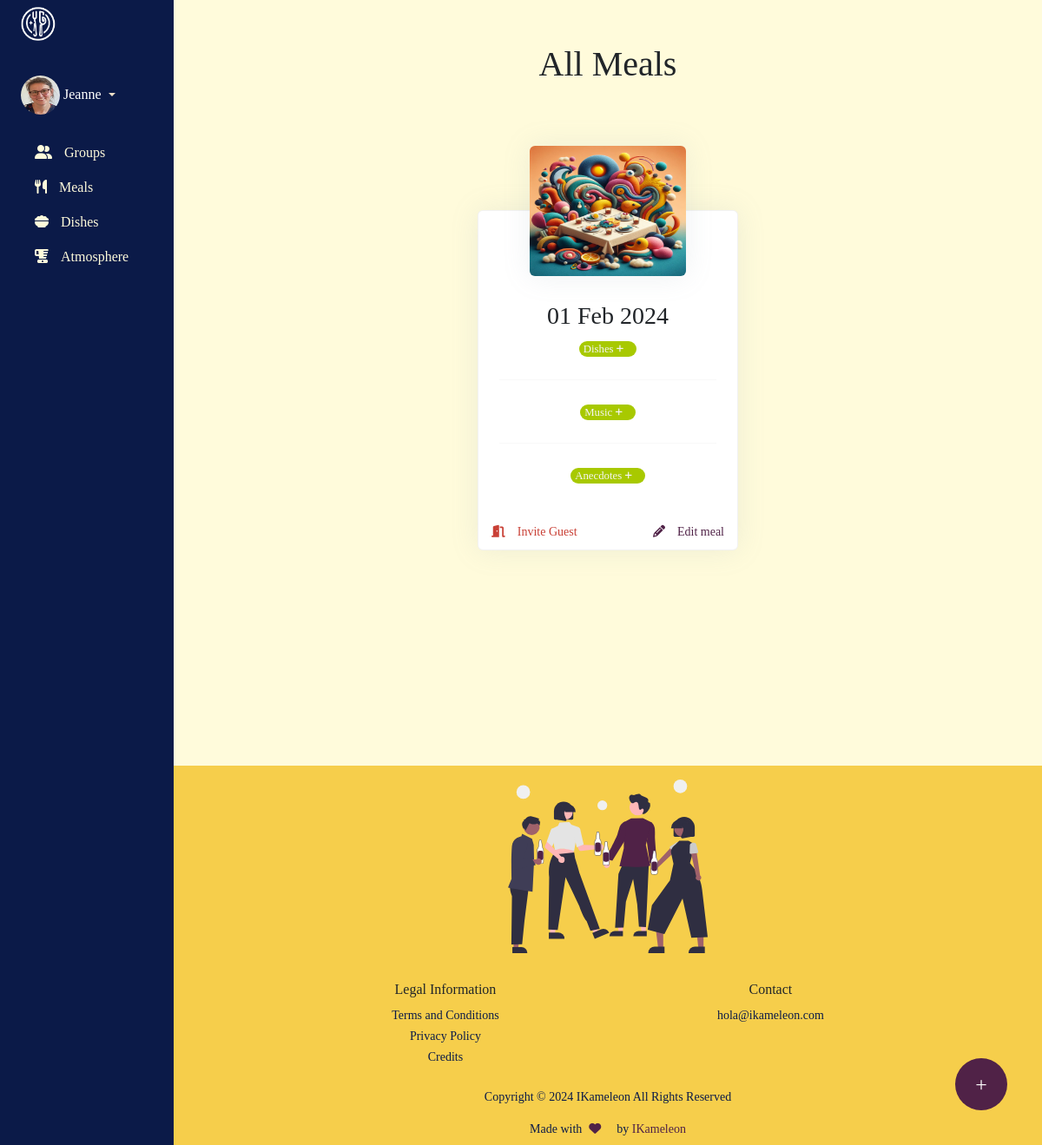
Page /en/meals/all-meals (signed in) on the committed database.
### users/models.py (models this page shows, shortened)
class CustomUser(AbstractUser):
    AVATAR = (
        ('1', '1'),
        ('2', '2'),
        ('3', '3'),
        ('4', '4'),
        ('5', '5'),
        ('6', '6'),
        ('7', '7'),
        ('8', '8'),
        ('9', '9'),
    )
    id = models.UUIDField(default = uuid4, editable = False, primary_key=True)
    email = models.EmailField(unique=True)
    is_mail_visible = models.BooleanField(default=False)
    is_name_visible = models.BooleanField(default=False)
    pseudo = models.CharField(max_length=255, null=False, blank="False", default="Anonymous")
    avatar_color = models.CharField(max_length=255, default="#ec6a52", null=True)
    bio = models.CharField(max_length=500, null=True, blank="True")
    profile_pic = models.ImageField(blank=True, null=True, upload_to=path_and_rename)
    is_rgpd = models.BooleanField(default=False)
    email_is_verified = models.BooleanField(default=False)
    is_guest = models.BooleanField(default=False)
    slug = models.SlugField(max_length=255, unique= True, default=None, null=True)
    created_at = models.DateTimeField(auto_now_add=True)
    updated_at = models.DateTimeField(auto_now=True)

### meals/models.py (models this page shows, shortened)
class Meal(models.Model):
    id = models.UUIDField(default = uuid4, editable = False, primary_key=True)
    dishes=models.ManyToManyField(Dish, blank=True, related_name="meals")
    picture=models.ImageField(upload_to=path_and_rename_meal, blank=True, null=True)
    eaten_at=models.DateField(blank=True, null=True)
    created_at=models.DateTimeField(auto_now_add=True)
    updated_at=models.DateTimeField(auto_now=True)
    slug = models.SlugField(max_length=255, unique= True, default=None, null=True)
    group = models.ForeignKey(CustomGroup, on_delete=models.CASCADE, related_name="meals")
    guests = models.ManyToManyField(User, blank=True, related_name="guest_meals")

### meals/views.py (the view)
# urls.py: path(_('all-meals'), all_meals, name="all-meals"),
@login_required
def all_meals(request):
    group = get_groups(request.user)
    if group is None:
        return redirect('all-groups')
    else:
        groups = CustomGroup.objects.filter(members__id__contains=request.user.id)
        for group in groups:
            meals = Meal.objects.filter(group__members__id__contains = request.user.id).distinct()
            meals = meals.order_by('-eaten_at')
            for meal in meals:
                musics = meal.meal_musics.all()
                print(musics)
        context={
            'meals':meals,
            'groups':groups,
        }
        return render(request, "meals/all-meals.html", context=context )

### dashboard/context_processors.py (called while the page is built)
def get_groups(request):
    if request.user.is_authenticated:
        groups = CustomGroup.objects.filter(members__id__contains=request.user.id)
        nb_of_groups = len(groups)
        if nb_of_groups == 0:
            groups = None
        elif nb_of_groups >= 1:
            groups = groups
        context = {'groups': groups}
    else:
        groups = None
        context = {'groups':groups}
    return context

### meals/views.py (called while the page is built)
def get_groups(user):
    groups = CustomGroup.objects.filter(members__id__contains=user.id)
    nb_of_groups = len(groups)
    if nb_of_groups == 0:
        group = None
    elif nb_of_groups >= 1:
        group = groups
    return group

### meals/templates/meals/all-meals.html (shortened to what this page needs)
{% extends "dashboard/base.html" %}
{% load i18n static %}
{% block content %}
<h1 class=" mb-5 text-center">
{% if group.name %}
  {% trans "Meals with" %} {{group.name}}
{% else %}
  {% trans 'All Meals' %}
{% endif %}
</h1>
{% if meals %}
<div class="d-flex mt-5 pt-5 justify-content-center flex-wrap ">
  {% for meal in meals %}
    <div class="card card-recipe shadow mx-2">
      <div class="row justify-content-center">
        <div class="col-lg-3 order-lg-2">
          <div class="card-recipe-image">
            {% if meal.picture %}
              <img src="{{ meal.picture.url }}">
            {% else %}
              <img src="{% static 'assets/img/illustrations/meal_default.jpeg' %}" alt="Meal picture"  >
            {% endif %}
          </div>
        </div>
      </div>
      <div class="card-body pt-0 pt-md-4">
        <div class="text-center">
          <h3>
            {{meal.eaten_at|date:"d M Y"}}
          </h3>
          <a href="{% url 'add-existing-dish' meal.slug%}" class="card-recipe-btn-small">{% trans 'Dishes' %} </a>
          <hr class="my-4">
          <a href="{% url 'add-music' meal.slug%}" class="card-recipe-btn-small">{% trans 'Music' %} </a>
          <hr class="my-4">
          <a href="{% url 'add-anecdote' meal.slug%}" class="card-recipe-btn-small">{% trans 'Anecdotes' %} </a>
        </div>
        <div class="d-flex justify-content-between bottom-buttons">
        <a href="{% url 'invite-guest' meal.slug %}" class="text-center mid-color small"><i class="fa-solid fa-door-open pe-1"></i>{% trans "Invite Guest" %}</a>
          <a href="{% url 'edit-meal'  meal.slug%}" class="text-center dark-color small"><i class="fa fa-pencil pe-1"></i>{% trans 'Edit meal' %}</a>
        </div>
      </div>
    </div>
  {% endfor %}
</div>
{% endif %}
<a href="{% url 'add-meal' %}">
<div class="kfloat" data-bs-toggle="tooltip" data-bs-placement="top" title="{% trans 'Add Meal' %}">
<div class="my-float">+</div>
</div>
</a>
{% endblock %}

### dashboard/templates/dashboard/includes/sidebar.html (shortened to what this page needs)
{% load i18n static avatar %}
<div id="sidebar" class="col-12 col-sm-3 col-xl-2 px-sm-2 px-0 bg-dark d-flex sticky-top">
  <div  class="d-flex flex-sm-column flex-row flex-grow-1 align-items-center align-items-sm-start px-3 py-2 text-white order-1">
      <a href="/" class="d-flex align-items-center pb-sm-3 mb-md-0 me-md-auto text-white text-decoration-none">
          <img id="sidebar-logo" src="{% static 'assets/img/logo-blanc.png' %}" />
      </a>
      <div class="dropdown py-sm-4  ms-auto ms-sm-0 flex-shrink-1 order-3 order-md-2">
          <a href="#" class="d-flex align-items-center text-white text-decoration-none dropdown-toggle" id="dropdownUser1" data-bs-toggle="dropdown" aria-expanded="false">
              {% if request.user.profile_pic %}
                <span class="user-img"><img class="rounded-circle" src="{{ request.user.profile_pic.url }} "width="45" height="45" alt="profile_pic"></span>
              {% else %}
                  <span class="user-img">{{ request.user|avatar }}</span>
              {% endif %}
              <span class="d-none d-sm-inline mx-1">{{user.pseudo}}</span>
          </a>
      </div>
      <div id="accordian" class="order-2 order-md-3 flex-shrink-1 flex-sm-grow-0 flex-grow-1">
      <ul class="mobile-drop nav nav-pills flex-sm-column flex-row flex-nowrap flex-shrink-1 flex-sm-grow-0 flex-grow-1 mb-sm-auto mb-0 justify-content-center align-items-center align-items-sm-start order-2" id="menu">
          <li class="subnav">
              <a href="#" class="nav-link lightest-color second-level">
                  <i class="fa-solid fa-user-group"></i><span class="ms-1 d-none d-sm-inline">{% trans 'Groups' %}</span>
              </a>
          </li>
          <li class="subnav">
            <a href="#" class="nav-link lightest-color" >
              <i class="fa-solid fa-utensils"></i><span class="ms-1 d-none d-sm-inline">{% trans 'Meals' %}</span>
            </a>
        </li>
           <li class="subnav">
              <a href="#" class="nav-link  lightest-color" >
                <i class="fa-solid fa-bowl-food"></i><span class="ms-1 d-none d-sm-inline">{% trans 'Dishes' %}</span>
              </a>
          </li>
          <li class="subnav">
              <a href="#" class="nav-link  lightest-color" >
                <i class="fa-solid fa-blender"></i><span class="ms-1 d-none d-sm-inline">{% trans 'Atmosphere' %}</span>
              </a>
          </li>
      </ul>
      </div>
  </div>
</div>

### static/assets/css/main.css (style rules this page uses)
:root { --brand-color: #a8c900; --darkest-color: #0b1a48; --dark-color: #502247; --mid-color: #c94036; --light-color:#eee0c8 ; --joy-color: #f6ce4b; --lightest-color: #fffbdb; }
body { font-family: 'Poppins'; background-color: var(--lightest-color); }
h1, h2, h3, h4 { font-family: 'OpenDyslexic'; }
a, a:hover { text-decoration: none; }
.dark-color { color: var(--dark-color); }
.mid-color, a.brand-color:hover { color: var(--mid-color); }
.lightest-color { color: var(--lightest-color); }
.dropdown-toggle::after { border-top-color: var(--light-color)!important; }

### static/assets/css/dashboard.css (style rules this page uses)
#sidebar { background-color: var(--darkest-color) !important; }
img#sidebar-logo { width:40px; }
#accordian { width: 250px; }
i { margin-right: 10px; }
#accordian li { list-style-type: none; }
.card-recipe { width:300px; margin-bottom:150px; }
hr { margin-top: 2rem; margin-bottom: 2rem; border: 0; border-top: 1px solid rgba(0, 0, 0, .1); }
.card { position: relative; display: flex; flex-direction: column; min-width: 0; word-wrap: break-word; border: 1px solid rgba(0, 0, 0, .05); border-radius: .375rem; background-color: #fff; background-clip: border-box; }
.card-body { padding: 1.5rem 1.5rem 50px; flex: 1 1 auto; }
.card-body .bottom-buttons { width:100%; margin-left:-1.5rem; position:absolute; padding-top:20px; bottom:10px; padding:0 15px; }
.rounded-circle { border-radius: 50% !important; }
.shadow, .card-recipe-image img { box-shadow: 0 0 2rem 0 rgba(136, 152, 170, .15) !important; }
.card-recipe-image { position: relative; }
.card-recipe-image img { position: absolute; left: 50%; height:150px; width: 180px; transition: all .15s ease; transform: translate(-50%, -50%); border-radius: .375rem; }
.card-recipe .card-body { margin-top:80px; }
a.card-recipe-btn-small { color:whitesmoke; background-color: var(--brand-color); font-size: 0.8em; border-radius: 10px; padding:2px 5px; }
.kfloat { position:fixed; display:flex; width:60px; height:60px; bottom:40px; right:40px; background-color: var(--dark-color); color:#FFF; border-radius:50px; justify-content: center; align-items: center; }
.my-float { margin:0 !important; }

### static/assets/css/classifieds.css (style rules this page uses)
.my-float { font-size:24px; margin-top:10px; }

### rows in the picture
CustomUser: user.profile_pic (picture), pseudo "Jeanne"
Meal: eaten_at "01 Feb 2024"
